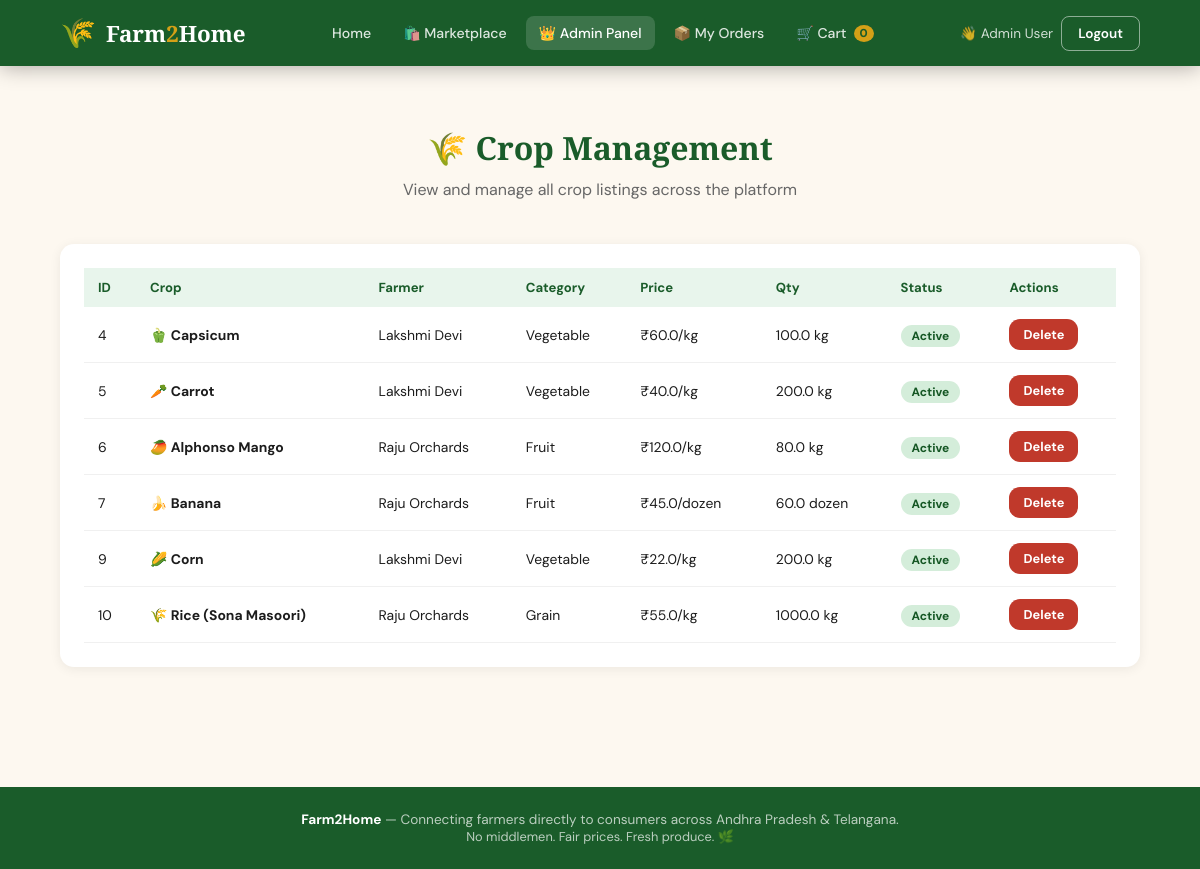
The app's page /admin/crops (signed in) with its own data.
### tables this page shows
CREATE TABLE crops (
        id INTEGER PRIMARY KEY AUTOINCREMENT,
        farmer_id INTEGER NOT NULL,
        name TEXT NOT NULL,
        category TEXT NOT NULL,
        quantity REAL NOT NULL,
        price REAL NOT NULL,
        unit TEXT DEFAULT 'kg',
        harvest_date TEXT,
        location TEXT,
        description TEXT,
        is_organic INTEGER DEFAULT 0,
        min_order REAL DEFAULT 1,
        status TEXT DEFAULT 'active',
        emoji TEXT DEFAULT '🌾',
        created_at TEXT DEFAULT CURRENT_TIMESTAMP,
        FOREIGN KEY (farmer_id) REFERENCES users(id)
    );

CREATE TABLE users (
        id INTEGER PRIMARY KEY AUTOINCREMENT,
        name TEXT NOT NULL,
        phone TEXT UNIQUE NOT NULL,
        password TEXT NOT NULL,
        role TEXT NOT NULL DEFAULT 'customer',
        location TEXT,
        district TEXT,
        language TEXT DEFAULT 'English',
        bank_account TEXT,
        ifsc TEXT,
        created_at TEXT DEFAULT CURRENT_TIMESTAMP
    );

### app.py (the view)
@app.route('/admin/crops')
@admin_required
def admin_crops():
    conn = get_db()
    crops = conn.execute("""
        SELECT c.*, u.name as farmer_name
        FROM crops c
        JOIN users u ON c.farmer_id = u.id
        ORDER BY c.created_at DESC
    """).fetchall()
    conn.close()
    return render_template('admin_crops.html', crops=crops)

### app.py (called while the page is built)
def get_db():
    conn = sqlite3.connect(DB_PATH)
    conn.row_factory = sqlite3.Row
    return conn

def admin_required(f):
    @wraps(f)
    def decorated(*args, **kwargs):
        if 'user_id' not in session:
            return redirect(url_for('login'))
        if session.get('role') != 'admin':
            flash('Access denied. Admin privileges required.', 'danger')
            return redirect(url_for('index'))
        return f(*args, **kwargs)
    return decorated

### templates/admin_crops.html (shortened to what this page needs)
{% extends 'base.html' %}
{% block content %}
<section class="section">
  <div class="section-header">
    <h2>🌾 Crop Management</h2>
    <p>View and manage all crop listings across the platform</p>
  </div>
  <div class="card">
    <div class="table-wrap">
      <table>
        <thead>
          <tr><th>ID</th><th>Crop</th><th>Farmer</th><th>Category</th><th>Price</th><th>Qty</th><th>Status</th><th>Actions</th></tr>
        </thead>
        <tbody>
          {% for crop in crops %}
          <tr>
            <td>{{ crop.id }}</td>
            <td><strong>{{ crop.emoji }} {{ crop.name }}</strong></td>
            <td>{{ crop.farmer_name }}</td>
            <td>{{ crop.category|capitalize }}</td>
            <td>₹{{ crop.price }}/{{ crop.unit }}</td>
            <td>{{ crop.quantity }} {{ crop.unit }}</td>
            <td><span class="badge badge-{{ crop.status }}">{{ crop.status|replace('_',' ')|capitalize }}</span></td>
            <td>
              <a href="{{ url_for('admin_delete_crop', crop_id=crop.id) }}" class="btn btn-red btn-sm" onclick="return confirm('Delete this crop listing?')">Delete</a>
            </td>
          </tr>
          {% endfor %}
        </tbody>
      </table>
    </div>
  </div>
</section>
{% endblock %}

### templates/base.html (style rules this page uses)
:root { --green:#1a5c2a;--green-light:#2d8a45;--green-pale:#e8f5ec; --earth:#7a4f2d;--cream:#fdf8f0;--gold:#d4a017;--red:#c0392b; --text:#1c1c1c;--muted:#666;--white:#fff; --radius:14px;--shadow:0 8px 32px rgba(0,0,0,.12); }
* { margin:0;padding:0;box-sizing:border-box; }
body { font-family:'DM Sans',sans-serif;background:var(--cream);color:var(--text); }
a { text-decoration:none;color:inherit; }
.btn { display:inline-block;padding:11px 22px;border-radius:11px;border:none;cursor:pointer;font-family:'DM Sans',sans-serif;font-weight:700;font-size:.9rem;transition:.2s; }
.btn-red { background:var(--red);color:#fff; }
.btn-sm { padding:7px 14px;font-size:.8rem; }
.card { background:#fff;border-radius:var(--radius);box-shadow:0 2px 12px rgba(0,0,0,.07);padding:24px; }
.table-wrap { overflow-x:auto; }
table { width:100%;border-collapse:collapse; }
th { background:var(--green-pale);color:var(--green);padding:11px 14px;text-align:left;font-size:.82rem;font-weight:700; }
td { padding:12px 14px;border-bottom:1px solid #f0f0f0;font-size:.87rem; }
.badge { padding:3px 11px;border-radius:20px;font-size:.75rem;font-weight:700; }
.badge-active { background:#d4edda;color:#155724; }
.section { padding:60px 5%; }
.section-header { text-align:center;margin-bottom:44px; }
.section-header h2 { font-family:'Playfair Display',serif;font-size:2rem;color:var(--green);margin-bottom:10px; }
.section-header p { color:var(--muted);max-width:500px;margin:0 auto; }

### records on screen
crops: id "4", emoji "🫑", name "Capsicum", farmer_name "Lakshmi Devi", category "Vegetable", price "60.0", unit "kg", quantity "100.0", status "Active"
crops: id "5", emoji "🥕", name "Carrot", farmer_name "Lakshmi Devi", category "Vegetable", price "40.0", unit "kg", quantity "200.0", status "Active"
crops: id "6", emoji "🥭", name "Alphonso Mango", farmer_name "Raju Orchards", category "Fruit", price "120.0", unit "kg", quantity "80.0", status "Active"
crops: id "7", emoji "🍌", name "Banana", farmer_name "Raju Orchards", category "Fruit", price "45.0", unit "dozen", quantity "60.0", status "Active"
crops: id "9", emoji "🌽", name "Corn", farmer_name "Lakshmi Devi", category "Vegetable", price "22.0", unit "kg", quantity "200.0", status "Active"
crops: id "10", emoji "🌾", name "Rice (Sona Masoori)", farmer_name "Raju Orchards", category "Grain", price "55.0", unit "kg", quantity "1000.0", status "Active"

### other values on screen
{{ session.name }} "Admin User"
